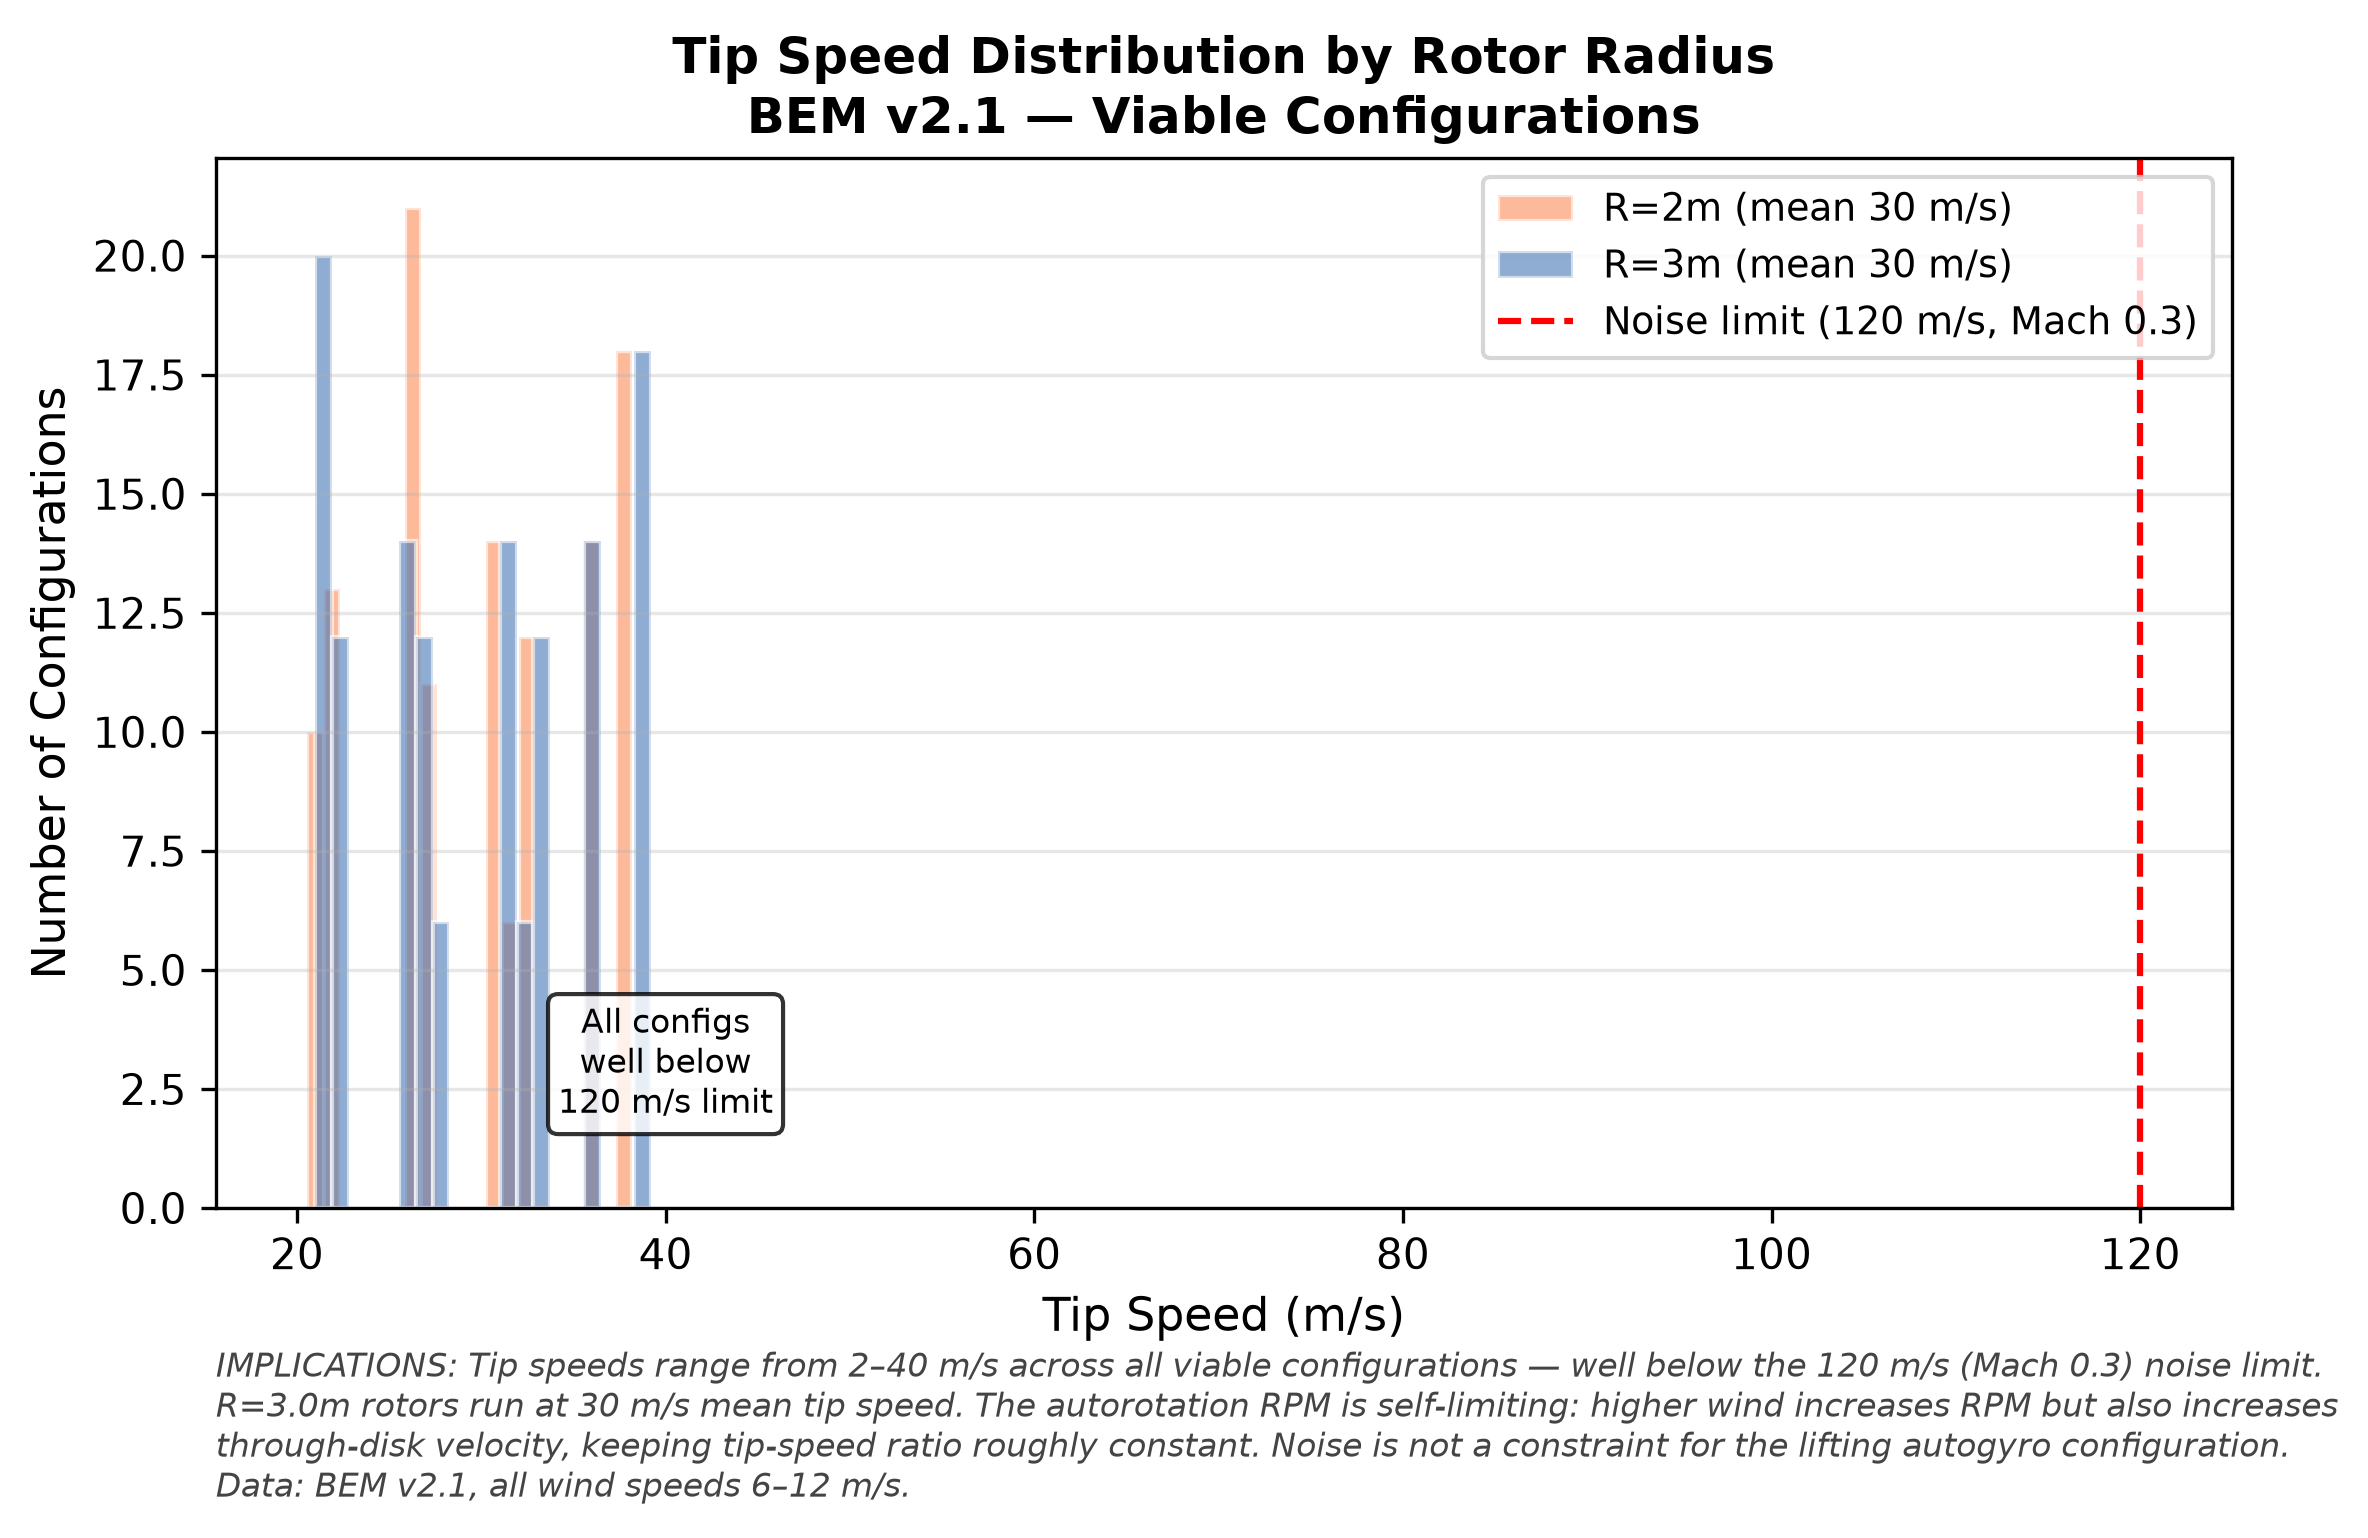

This figure's Python source:
#!/usr/bin/env python3
"""viability-tip-speed: Tip speed distribution by radius."""
import csv, matplotlib
matplotlib.use("Agg")
import matplotlib.pyplot as plt
import numpy as np

TIP_MAX = 120.0

rows = []
with open("../../bem_full_sweep.tsv") as f:
    for r in csv.DictReader(f, delimiter="\t"):
        t = float(r["anchor_tension"])
        if t <= 0:
            continue
        rows.append({
            "radius": float(r["radius"]),
            "wind": float(r["wind_speed"]),
            "tip_speed": float(r["tip_speed_bem"]),
        })

fig, ax = plt.subplots(figsize=(8, 5))
fig.patch.set_facecolor("white"); ax.set_facecolor("white")

radii = [2.0, 3.0]
colors = {2.0: "#fc8d59", 3.0: "#4575b4"}

for rad in radii:
    ts = [r["tip_speed"] for r in rows if r["radius"] == rad]
    ax.hist(ts, bins=20, color=colors[rad], alpha=0.6,
            label=f"R={rad:.0f}m (mean {np.mean(ts):.0f} m/s)",
            edgecolor="white")

ax.axvline(TIP_MAX, color="red", linestyle="--", linewidth=1.5,
           label=f"Noise limit ({TIP_MAX:.0f} m/s, Mach 0.3)")
ax.set_xlabel("Tip Speed (m/s)", fontsize=11)
ax.set_ylabel("Number of Configurations", fontsize=11)
ax.set_title("Tip Speed Distribution by Rotor Radius\n"
             "BEM v2.1 — Viable Configurations",
             fontsize=12, fontweight="bold")
ax.legend(fontsize=9, loc="upper right")
ax.grid(True, alpha=0.3, axis="y")

# Zoom annotation
ax.annotate(f"All configs\nwell below\n{TIP_MAX:.0f} m/s limit",
            xy=(40, 2), fontsize=8, ha="center",
            bbox=dict(boxstyle="round", facecolor="white", alpha=0.8))

caption = (
    f"IMPLICATIONS: Tip speeds range from 2\u201340 m/s across all viable configurations "
    f"\u2014 well below the 120 m/s (Mach 0.3) noise limit. R=3.0m rotors run at "
    f"{np.mean([r['tip_speed'] for r in rows if r['radius']==3.0]):.0f} m/s mean "
    f"tip speed. The autorotation RPM is self-limiting: higher wind increases RPM "
    f"but also increases through-disk velocity, keeping tip-speed ratio roughly constant. "
    f"Noise is not a constraint for the lifting autogyro configuration. "
    f"Data: BEM v2.1, all wind speeds 6\u201312 m/s."
)
fig.text(0.10, 0.02, caption, fontsize=8, color="#444444",
         ha="left", va="bottom", style="italic", wrap=True)
plt.subplots_adjust(left=0.10, right=0.94, top=0.92, bottom=0.22)
fig.savefig("viability-tip-speed.png", dpi=300, facecolor="white", bbox_inches="tight")
fig.savefig("viability-tip-speed.pdf", facecolor="white", bbox_inches="tight")
plt.close()
print("viability-tip-speed.png + .pdf generated")
